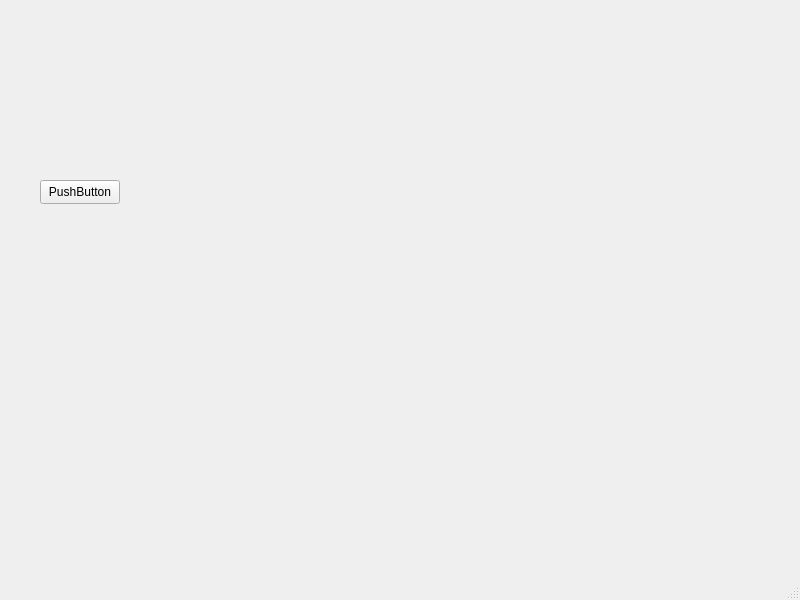
<?xml version="1.0" encoding="UTF-8"?>
<ui version="4.0">
 <class>MainWindow</class>
 <widget class="QMainWindow" name="MainWindow">
  <property name="geometry">
   <rect>
    <x>0</x>
    <y>0</y>
    <width>800</width>
    <height>600</height>
   </rect>
  </property>
  <property name="windowTitle">
   <string>MainWindow</string>
  </property>
  <widget class="QWidget" name="centralwidget">
   <widget class="QPushButton" name="pushButton">
    <property name="geometry">
     <rect>
      <x>40</x>
      <y>180</y>
      <width>80</width>
      <height>24</height>
     </rect>
    </property>
    <property name="text">
     <string>PushButton</string>
    </property>
   </widget>
  </widget>
  <widget class="QMenuBar" name="menubar">
   <property name="geometry">
    <rect>
     <x>0</x>
     <y>0</y>
     <width>800</width>
     <height>21</height>
    </rect>
   </property>
  </widget>
  <widget class="QStatusBar" name="statusbar"/>
 </widget>
 <resources/>
 <connections/>
</ui>
